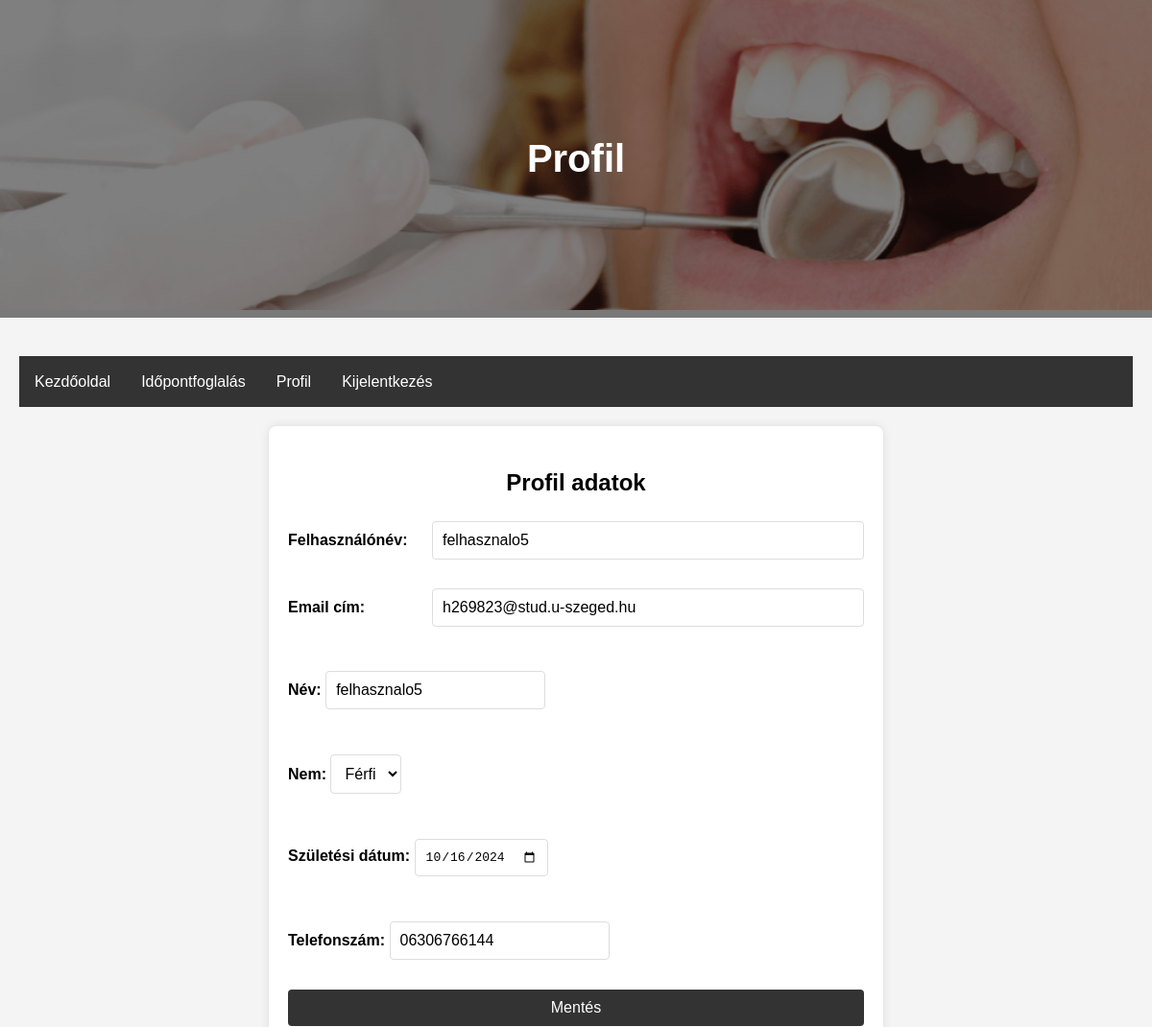
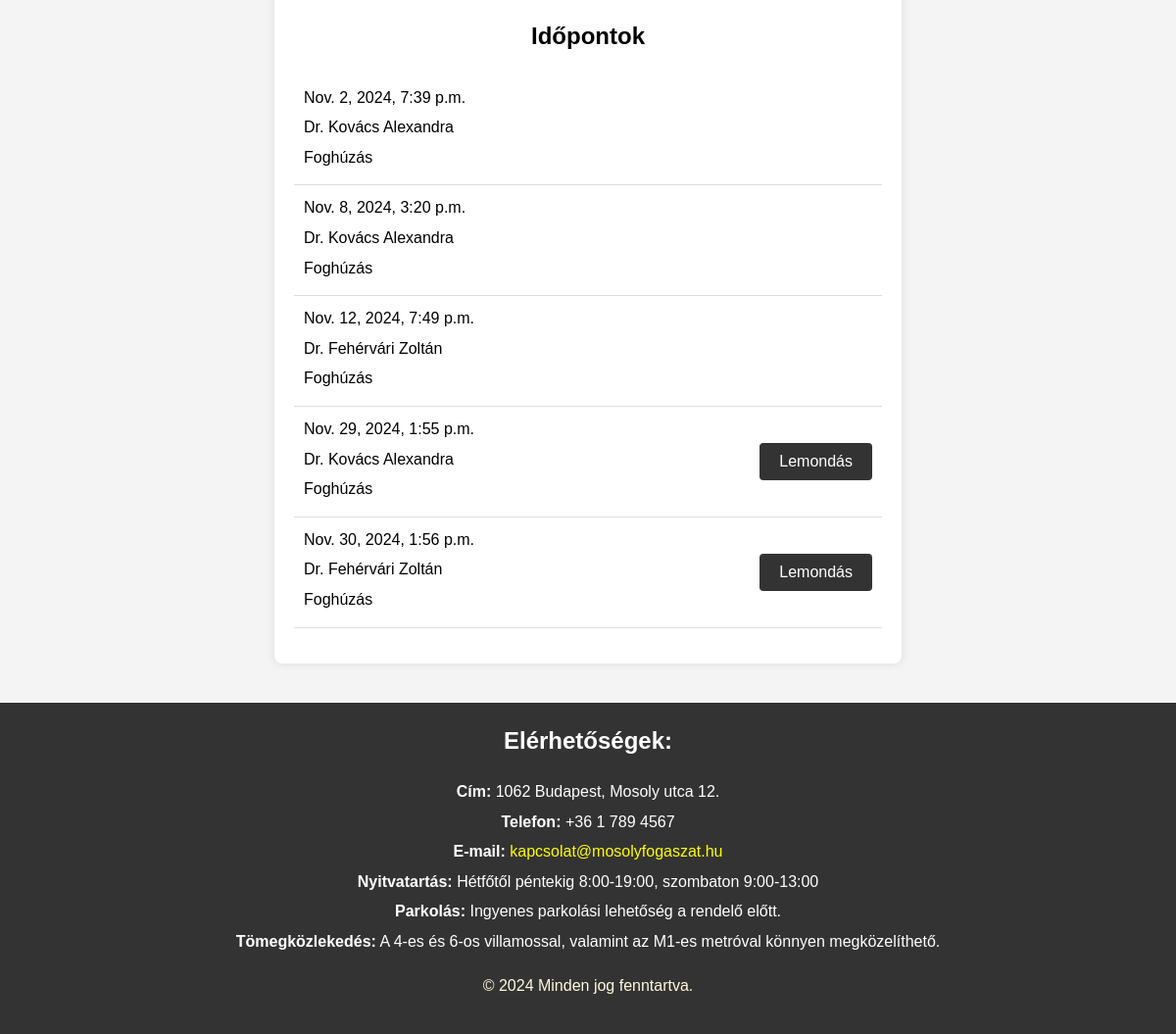
/profile/ (signed in), run on an earlier commit of the app's database (2 pictures, top to bottom).
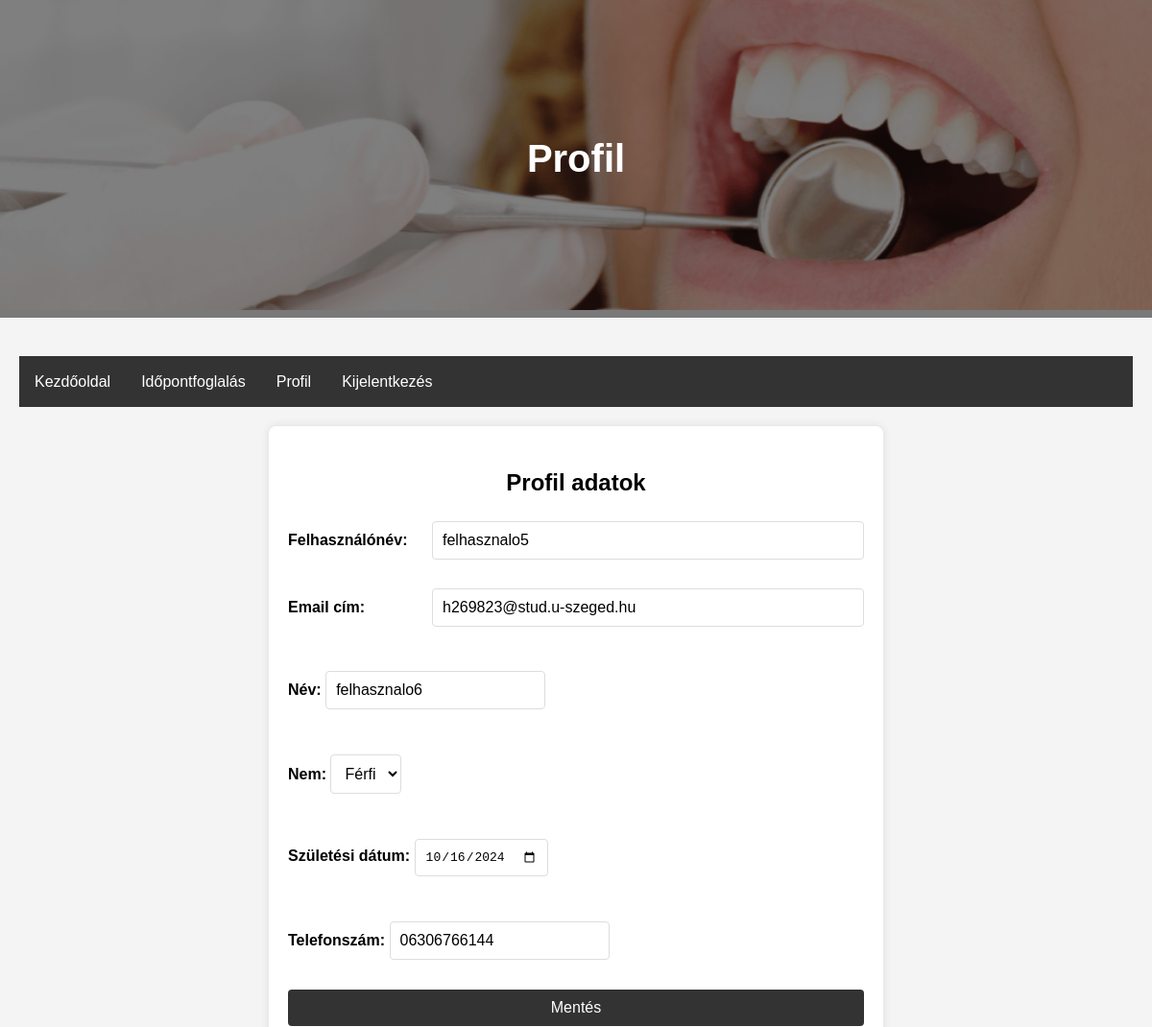
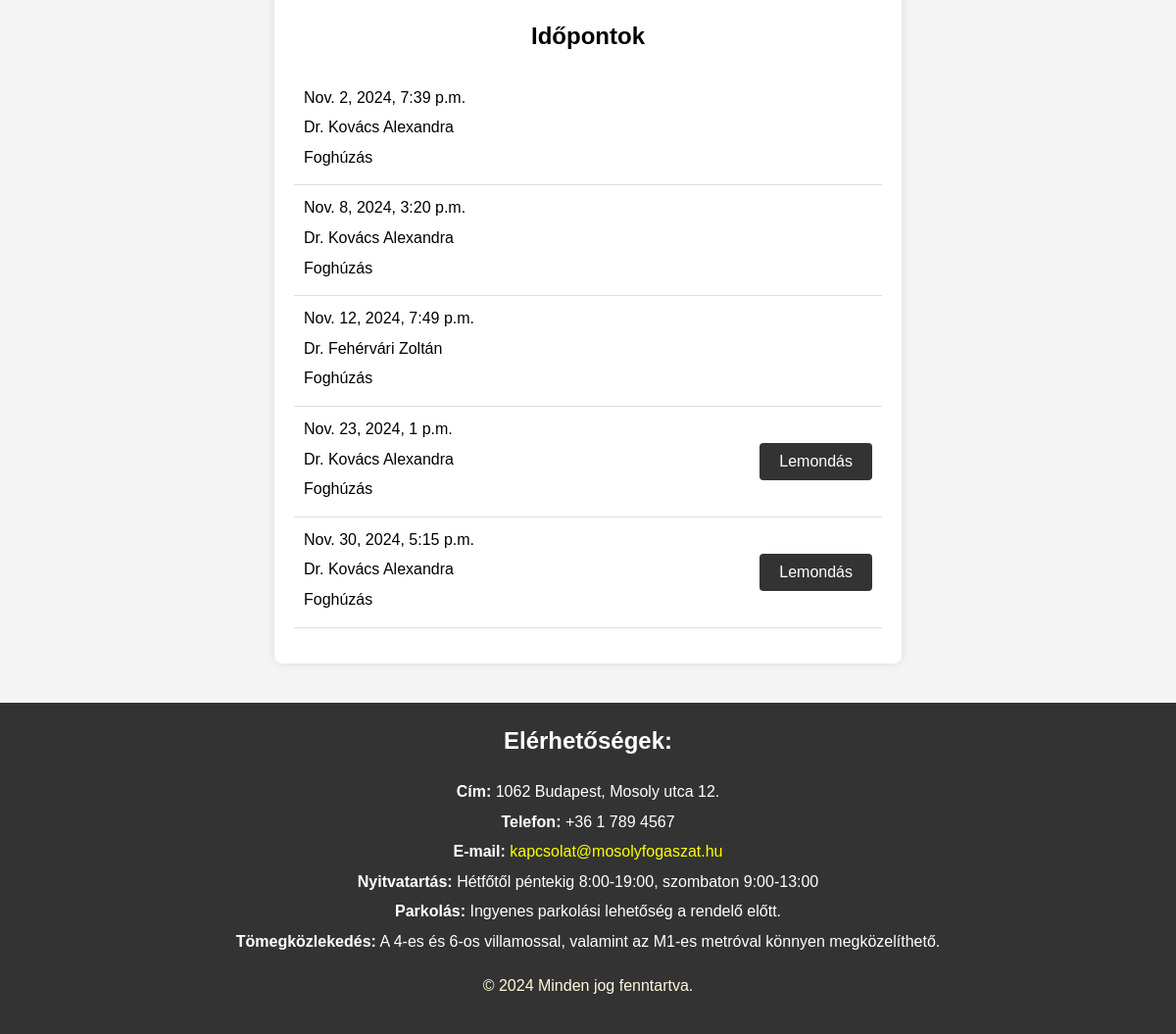
And on a later commit of the database (2 pictures, top to bottom).
### rendeloweboldal/models.py (models this page shows, shortened)
class RendeloUser(AbstractUser):
    id = models.CharField(max_length=64, primary_key=True, default=str(uuid4()))  # FHIR resource identifier
    email = models.EmailField(unique=True)
    USERNAME_FIELD = 'email'
    REQUIRED_FIELDS = ['username']

class Patient(models.Model):
    id = models.CharField(max_length=64, primary_key=True)  # same as RendeloUser.id
    name = models.CharField(max_length=255)  # FHIR 'name' field
    gender = models.CharField(max_length=10, choices=[('male', 'Male'), ('female', 'Female')])
    birthDate = models.DateField(null=True, blank=True)  # FHIR 'birthDate' field
    telecom = models.CharField(max_length=255, null=True, blank=True)  # FHIR 'telecom' field for contact details

class Appointment(models.Model):
    id = models.CharField(max_length=64, primary_key=True, default=uuid4)  # FHIR resource identifier
    patient = models.CharField(max_length=64, null=True, blank=True)  # Az időpontot foglaló páciens azonosítója
    practitioner = models.ForeignKey(Doctor, on_delete=models.CASCADE)  # Link to Practitioner resource
    treatment = models.ForeignKey(Treatment, on_delete=models.SET_NULL, null=True, blank=True)  # Link to Treatment
    start = models.DateTimeField(default=timezone.now)  # FHIR 'start' field
    end = models.DateTimeField(default=timezone.now)  # FHIR 'end' field
    status = models.CharField(max_length=20, default='available', choices=[('available', 'Available'), ('booked', 'Booked'), ('cancelled', 'Cancelled')])

class Doctor(models.Model):
    id = models.CharField(max_length=64, primary_key=True)  # FHIR resource identifier
    name = models.CharField(max_length=255)
    photo = models.ImageField(upload_to='doctor_pictures/', null=True, blank=True)  # FHIR 'photo' field
    qualification = models.TextField(null=True, blank=True)  # FHIR 'qualification' field

class Treatment(models.Model):
    id = models.CharField(max_length=64, primary_key=True)  # FHIR resource identifier
    code = models.CharField(max_length=255)  # FHIR 'code' field for treatment code
    description = models.TextField()  # FHIR 'description' field
    duration = models.DurationField(null=True, blank=True)  # Kezelés hossza (opcionális)
    price = models.DecimalField(max_digits=10, decimal_places=0)  # Ár

### rendeloweboldal/views.py (the view)
# urls.py: path('profile/', views.profile_view, name='profile'),
@login_required
def profile_view(request):
    user = request.user
    if user.is_superuser or hasattr(user, 'doctor'):
        patient_form = None
    else:
        patient = get_object_or_404(Patient, id=user.id)
        patient_form = PatientForm(request.POST or None, instance=patient)
    if request.method == 'POST':
        form = ProfileForm(request.POST, instance=user)
        if form.is_valid():
            form.save()
            if patient_form and patient_form.is_valid():
                patient_form.save()
            return redirect('profile')
    else:
        form = ProfileForm(instance=user)
        if not user.is_superuser and not hasattr(user, 'doctor'):
            patient_form = PatientForm(instance=patient)
    appointments = Appointment.objects.filter(patient=user.id, status='booked')
    now = timezone.now()
    return render(request, 'profile.html', {'form': form, 'patient_form': patient_form, 'appointments': appointments, 'now': now})

### rendeloweboldal/forms.py
class ProfileForm(forms.ModelForm):
    class Meta:
        model = RendeloUser
        fields = ['username', 'email']
    username = forms.CharField(max_length=255, label='Felhasználónév')
    email = forms.EmailField(label='Email cím', widget=forms.EmailInput(attrs={'style': 'width: 100%;'}))

class PatientForm(forms.ModelForm):
    class Meta:
        model = Patient
        fields = ['name', 'gender', 'birthDate', 'telecom']
    name = forms.CharField(max_length=255, label='Név')
    gender = forms.ChoiceField(choices=[('male', 'Férfi'), ('female', 'Nő')], label='Nem')
    birthDate = forms.DateField(widget=forms.DateInput(attrs={'type': 'date'}), label='Születési dátum')
    telecom = forms.CharField(max_length=255, label='Telefonszám', required=False)

### rendeloweboldal/templates/profile.html (shortened to what this page needs)
{% load static %}
<!DOCTYPE html>
<html lang="hu">
<head>
    <link rel="stylesheet" href="{% static 'css/style.css' %}">
</head>
<body>
    <header>
        <div class="header-container">
            <img src="{% static 'images/fooldal_kep.png' %}" alt="Főoldal fotó" class="header-image">
            <div class="overlay">
                <h1 class="header-title">Profil</h1>
            </div>
        </div>
    </header>
    <main>
        <nav>
            <ul class="navbar">
                <li><a href="{% url 'home' %}">Kezdőoldal</a></li>
                {% if user.is_authenticated and not user.is_superuser %}
                    <li><a href="{% url 'book' %}">Időpontfoglalás</a></li>
                {% endif %}
                {% if user.is_authenticated %}
                    <li><a href="{% url 'profile' %}">Profil</a></li>
                    <li><a href="{% url 'logout' %}">Kijelentkezés</a></li>
                {% else %}
                    <li><a href="{% url 'login' %}">Bejelentkezés</a></li>
                {% endif %}
            </ul>
        </nav>
        <section class="profile">
            <h2>Profil adatok</h2>
            <form method="post">
                <div class="form-group">
                    <label for="id_username">Felhasználónév:</label>
                    {{ form.username }}
                </div>
                <div class="form-group">
                    <label for="id_email">Email cím:</label>
                    {{ form.email }}
                </div>
                {% if patient_form %}
                    {{ patient_form.as_p }}
                {% endif %}
                <button type="submit">Mentés</button>
            </form>
            <h2>Időpontok</h2>
            {% if appointments %}
                <ul class="appointments-list">
                    {% for appointment in appointments %}
                        <li class="appointment-item">
                            <div class="appointment-details">
                                <span class="appointment-time">{{ appointment.start }}</span>
                                <span class="appointment-practitioner">{{ appointment.practitioner.name }}</span>
                                <span class="appointment-treatment">{{ appointment.treatment.description }}</span>
                            </div>
                            {% if appointment.start|date:"Y-m-d" > now|date:"Y-m-d" %}
                                <form method="post" action="{% url 'cancel_appointment' appointment.id %}" style="display:inline;" onsubmit="return confirm('Biztosan le akarja mondani az időpontot?');">
                                    <button type="submit" class="cancel-button">Lemondás</button>
                                </form>
                            {% endif %}
                        </li>
                    {% endfor %}
                </ul>
            {% else %}
                <p>Nincsenek lefoglalt időpontjai.</p>
            {% endif %}
        </section>
    </main>
    <footer>
        <div class="contact-info">
            <h2>Elérhetőségek:</h2>
            <p><strong>Cím:</strong> 1062 Budapest, Mosoly utca 12.</p>
            <p><strong>Telefon:</strong> +36 1 789 4567</p>
            <p><strong>E-mail:</strong> <a href="mailto:kapcsolat@mosolyfogaszat.hu">kapcsolat@mosolyfogaszat.hu</a></p>
            <p><strong>Nyitvatartás:</strong> Hétfőtől péntekig 8:00-19:00, szombaton 9:00-13:00</p>
            <p><strong>Parkolás:</strong> Ingyenes parkolási lehetőség a rendelő előtt.</p>
            <p><strong>Tömegközlekedés:</strong> A 4-es és 6-os villamossal, valamint az M1-es metróval könnyen megközelíthető.</p>
        </div>
        <p class="copy">&copy; 2024 Minden jog fenntartva.</p>
    </footer>
</body>
</html>

### rendeloweboldal/static/Css/style.css (style rules this page uses)
body { font-family: Arial, sans-serif; line-height: 1.6; margin: 0; padding: 0; background-color: #f4f4f4; }
header { margin-bottom: 20px; }
.header-container { position: relative; text-align: center; color: white; }
.header-image { width: 100%; height: auto; }
.overlay { position: absolute; top: 0; left: 0; width: 100%; height: 100%; background-color: rgba(0, 0, 0, 0.5); display: flex; justify-content: center; align-items: center; }
.header-title { font-size: 2.5em; font-weight: bold; color: white; }
main { padding: 20px; }
.navbar { list-style-type: none; margin: 0; padding: 0; overflow: hidden; background-color: #333; }
.navbar li { float: left; }
.navbar li a { display: block; color: white; text-align: center; padding: 14px 16px; text-decoration: none; }
footer { background-color: #333; color: white; padding: 20px; text-align: center; }
.contact-info { margin-bottom: 20px; }
.contact-info h2 { margin-top: 0; }
.contact-info p { margin: 5px 0; }
.contact-info a { color: #ffcc00; text-decoration: none; }
.contact-info a[href^="mailto:"] { color: yellow; text-decoration: none; }
.copy { color: cornsilk; }
a[href^="mailto:"] { color: yellow; text-decoration: none; }
section.profile { background-color: white; padding: 20px; margin: 20px auto; border-radius: 8px; box-shadow: 0 0 10px rgba(0, 0, 0, 0.1); max-width: 600px; }
section.profile h2 { text-align: center; }
section.profile form { display: flex; flex-direction: column; gap: 15px; }
section.profile label { font-weight: bold; }
section.profile input { padding: 10px; border: 1px solid #ddd; border-radius: 4px; font-size: 1em; }
section.profile input[type="email"] { width: 100%; padding: 10px; border: 1px solid #ddd; border-radius: 4px; font-size: 1em; background-color: white; cursor: text; }
section.profile select { padding: 10px; border: 1px solid #ddd; border-radius: 4px; font-size: 1em; background-color: white; cursor: pointer; }
section.profile button { padding: 10px 20px; border: none; border-radius: 4px; background-color: #333; color: white; font-size: 1em; cursor: pointer; transition: background-color 0.3s; }
section.profile .form-group { display: flex; align-items: center; margin-bottom: 15px; }
section.profile .form-group label { flex: 0 0 150px; font-weight: bold; }
section.profile .form-group input { flex: 1; padding: 10px; border: 1px solid #ddd; border-radius: 4px; font-size: 1em; background-color: white; cursor: text; }
.appointments-list { list-style-type: none; padding: 0; }
.appointment-item { display: flex; justify-content: space-between; align-items: center; padding: 10px; border-bottom: 1px solid #ddd; flex-wrap: nowrap; }
.appointment-details { display: flex; flex-direction: column; flex-grow: 1; margin-right: 10px; }
.appointment-time, .appointment-practitioner, .appointment-treatment { margin-bottom: 5px; }
.cancel-button { padding: 5px 10px; border: none; border-radius: 4px; background-color: #e74c3c; color: white; cursor: pointer; transition: background-color 0.3s; margin-top: 0; }

What changed in the data, as far as the page shows it:
no longer on this page (row edited): Appointment: start "Nov. 29, 2024, 1:55 p.m.", practitioner.name "Dr. Kovács Alexandra", treatment.description "Foghúzás", shows "Lemondás"
no longer on this page (row edited): Appointment: start "Nov. 30, 2024, 1:56 p.m.", practitioner.name "Dr. Fehérvári Zoltán", treatment.description "Foghúzás", shows "Lemondás"
changed Patient "Férfi": name "felhasznalo5" → "felhasznalo6"
added Appointment: start "Nov. 23, 2024, 1 p.m.", practitioner.name "Dr. Kovács Alexandra", treatment.description "Foghúzás", shows "Lemondás"
added Appointment: start "Nov. 30, 2024, 5:15 p.m.", practitioner.name "Dr. Kovács Alexandra", treatment.description "Foghúzás", shows "Lemondás"
